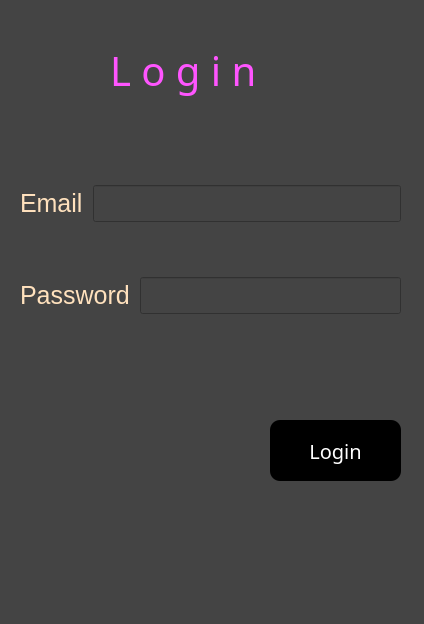
<?xml version="1.0" encoding="UTF-8"?>
<ui version="4.0">
 <class>Dialog</class>
 <widget class="QDialog" name="Dialog">
  <property name="geometry">
   <rect>
    <x>0</x>
    <y>0</y>
    <width>424</width>
    <height>624</height>
   </rect>
  </property>
  <property name="windowTitle">
   <string>Dialog</string>
  </property>
  <property name="styleSheet">
   <string notr="true">background-color: rgb(68, 68, 68);</string>
  </property>
  <widget class="QLabel" name="label">
   <property name="geometry">
    <rect>
     <x>110</x>
     <y>40</y>
     <width>221</width>
     <height>61</height>
    </rect>
   </property>
   <property name="font">
    <font>
     <family>Ravie</family>
     <pointsize>-1</pointsize>
    </font>
   </property>
   <property name="styleSheet">
    <string notr="true">font-size: 40px;
color: rgb(255, 85, 255);</string>
   </property>
   <property name="text">
    <string>L o g i n</string>
   </property>
  </widget>
  <widget class="QPushButton" name="btn_login">
   <property name="geometry">
    <rect>
     <x>270</x>
     <y>420</y>
     <width>131</width>
     <height>61</height>
    </rect>
   </property>
   <property name="font">
    <font>
     <family>Ravie</family>
     <pointsize>-1</pointsize>
    </font>
   </property>
   <property name="styleSheet">
    <string notr="true">font-size: 20px;
border-radius: 10px;
background-color:rgb(0, 0, 0) ;
color: white;</string>
   </property>
   <property name="text">
    <string>Login</string>
   </property>
  </widget>
  <widget class="QWidget" name="verticalLayoutWidget">
   <property name="geometry">
    <rect>
     <x>10</x>
     <y>130</y>
     <width>401</width>
     <height>241</height>
    </rect>
   </property>
   <layout class="QVBoxLayout" name="verticalLayout" stretch="5,5">
    <property name="spacing">
     <number>10</number>
    </property>
    <property name="leftMargin">
     <number>10</number>
    </property>
    <property name="topMargin">
     <number>10</number>
    </property>
    <property name="rightMargin">
     <number>10</number>
    </property>
    <property name="bottomMargin">
     <number>10</number>
    </property>
    <item>
     <layout class="QHBoxLayout" name="horizontalLayout">
      <item>
       <widget class="QLabel" name="label_2">
        <property name="styleSheet">
         <string notr="true">color: rgb(255, 225, 189);
font-size: 25px;</string>
        </property>
        <property name="text">
         <string>Email</string>
        </property>
       </widget>
      </item>
      <item>
       <widget class="QLineEdit" name="led_email">
        <property name="styleSheet">
         <string notr="true">color: rgb(255, 225, 189);
font-size: 25px;</string>
        </property>
        <property name="text">
         <string/>
        </property>
       </widget>
      </item>
     </layout>
    </item>
    <item>
     <layout class="QHBoxLayout" name="horizontalLayout_2">
      <item>
       <widget class="QLabel" name="label_3">
        <property name="styleSheet">
         <string notr="true">color: rgb(255, 225, 189);
font-size: 25px;</string>
        </property>
        <property name="text">
         <string>Password</string>
        </property>
       </widget>
      </item>
      <item>
       <widget class="QLineEdit" name="led_password">
        <property name="styleSheet">
         <string notr="true">color: rgb(255, 225, 189);
font-size: 25px;
</string>
        </property>
        <property name="text">
         <string/>
        </property>
       </widget>
      </item>
     </layout>
    </item>
   </layout>
  </widget>
 </widget>
 <resources/>
 <connections/>
</ui>
